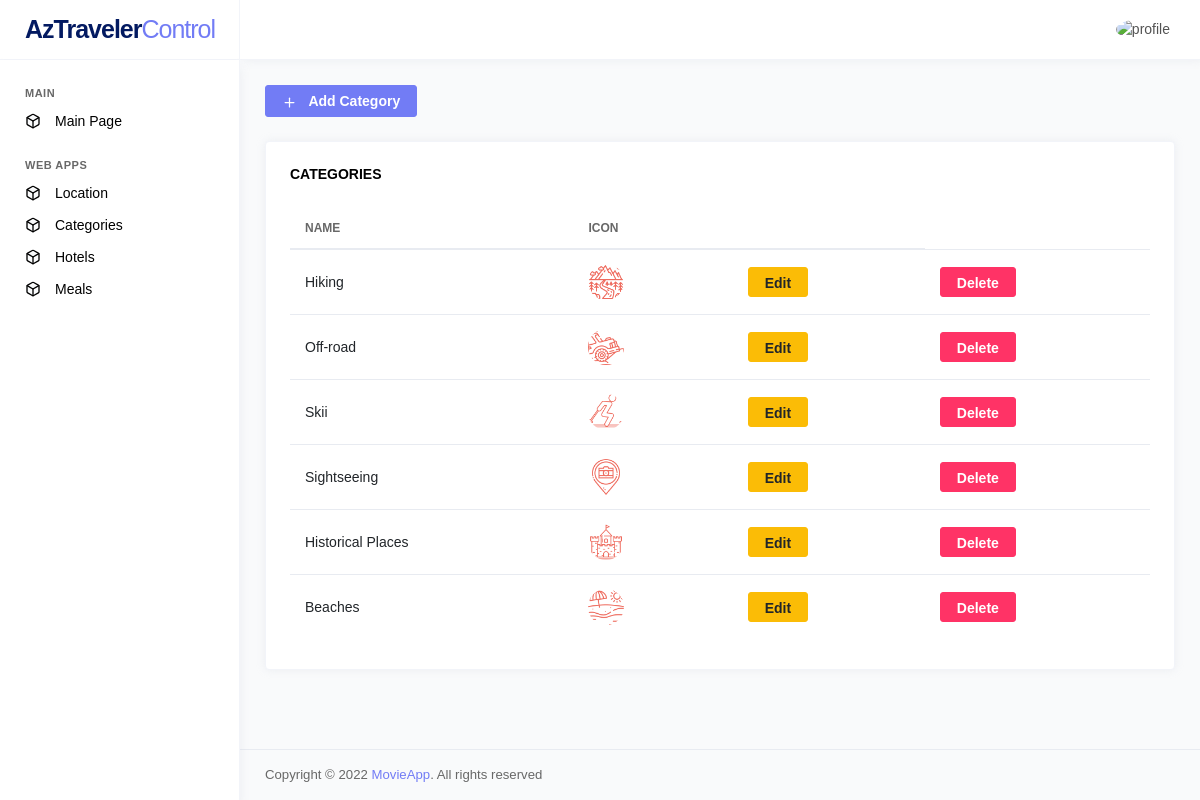
Screenshot of /categories/ (signed in) with the database file from the repository.
### main/models.py (models this page shows, shortened)
class Category(models.Model):
    category_id = models.BigAutoField(primary_key=True)
    category_name = models.CharField(max_length=100)
    category_icon = models.ImageField(null=True, blank=True, upload_to='media/')
    created_at = models.DateField(auto_now_add=True)
    updated_at = models.DateField(auto_now_add=True)

### user/views.py (the view)
# urls.py: path('categories/', views.categories, name='categories'),
@login_required
def categories(request):
    context = {
        "categories": Category.objects.all(),
        "title": "Category"
    }
    return render(request, 'categories/categories.html', context)

### templates/categories/categories.html (shortened to what this page needs)
{% extends 'layout.html' %}
{% load static  %}
{% block cssimports %}
<link rel="stylesheet" href="{% static 'vendors/datatables.net-bs4/dataTables.bootstrap4.css' %}">
{% endblock %}
{% block content %}
<div class="d-flex justify-content-between align-items-center flex-wrap grid-margin">
    <div class="d-flex align-items-center flex-wrap text-nowrap">
      <a href="/categories/create/" class="btn btn-primary btn-icon-text mb-2 mb-md-0">
        <i class="btn-icon-prepend" data-feather="plus"></i>
        Add Category
      </a>
    </div>
  </div>
				<div class="row">
					<div class="col-md-12 grid-margin stretch-card">
            <div class="card">
              <div class="card-body">
                <h6 class="card-title">Categories</h6>
                <div class="table-responsive">
                  <table id="myTable" class="table">
                    <thead>
                      <tr>
                        <th>Name</th>
                        <th>Icon</th>
                        <th></th>
                      </tr>
                    </thead>
                    <tbody>
                      {% for category in categories %}
                        <tr>
                          <td>{{category.category_name}}</td>
                            <td><img src="{{ category.category_icon.url }}"></img></td>
                        <td><a href="/categories/edit/{{ category.category_id }}" class="btn btn-warning">Edit</a></td>
                        <td><a href="/categories/delete/{{ category.category_id }}" id="deleteButton" class="btn btn-danger">Delete</a></td>
                        </tr>
                      {% endfor %}
                    </tbody>
                  </table>
                </div>
              </div>
            </div>
					</div>
				</div>
{% endblock %}

### rows the page displays
Category: category_name "Hiking", category_icon (picture)
Category: category_name "Off-road", category_icon (picture)
Category: category_name "Skii", category_icon (picture)
Category: category_name "Sightseeing", category_icon (picture)
Category: category_name "Historical Places", category_icon (picture)
Category: category_name "Beaches", category_icon (picture)
